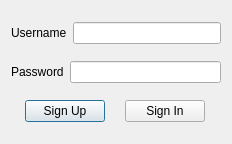
<?xml version="1.0" encoding="UTF-8"?>
<ui version="4.0">
 <class>Login</class>
 <widget class="QDialog" name="Login">
  <property name="geometry">
   <rect>
    <x>0</x>
    <y>0</y>
    <width>232</width>
    <height>144</height>
   </rect>
  </property>
  <property name="windowTitle">
   <string>Dialog</string>
  </property>
  <layout class="QGridLayout" name="gridLayout" rowstretch="2,2,1">
   <item row="0" column="0">
    <layout class="QHBoxLayout" name="horizontalLayout" stretch="1,3">
     <item>
      <widget class="QLabel" name="labelName">
       <property name="text">
        <string>Username</string>
       </property>
      </widget>
     </item>
     <item>
      <widget class="QLineEdit" name="lineEditName"/>
     </item>
    </layout>
   </item>
   <item row="1" column="0">
    <layout class="QHBoxLayout" name="horizontalLayout_2" stretch="1,3">
     <item>
      <widget class="QLabel" name="labelPwd">
       <property name="text">
        <string>Password</string>
       </property>
      </widget>
     </item>
     <item>
      <widget class="QLineEdit" name="lineEditPwd">
       <property name="echoMode">
        <enum>QLineEdit::Password</enum>
       </property>
      </widget>
     </item>
    </layout>
   </item>
   <item row="2" column="0">
    <layout class="QHBoxLayout" name="horizontalLayout_3">
     <item>
      <widget class="QPushButton" name="BtnSignUp">
       <property name="sizePolicy">
        <sizepolicy hsizetype="Fixed" vsizetype="Fixed">
         <horstretch>0</horstretch>
         <verstretch>0</verstretch>
        </sizepolicy>
       </property>
       <property name="text">
        <string>Sign Up</string>
       </property>
      </widget>
     </item>
     <item>
      <widget class="QPushButton" name="BtnSignIn">
       <property name="sizePolicy">
        <sizepolicy hsizetype="Fixed" vsizetype="Fixed">
         <horstretch>0</horstretch>
         <verstretch>0</verstretch>
        </sizepolicy>
       </property>
       <property name="text">
        <string>Sign In</string>
       </property>
      </widget>
     </item>
    </layout>
   </item>
  </layout>
 </widget>
 <resources/>
 <connections/>
</ui>
